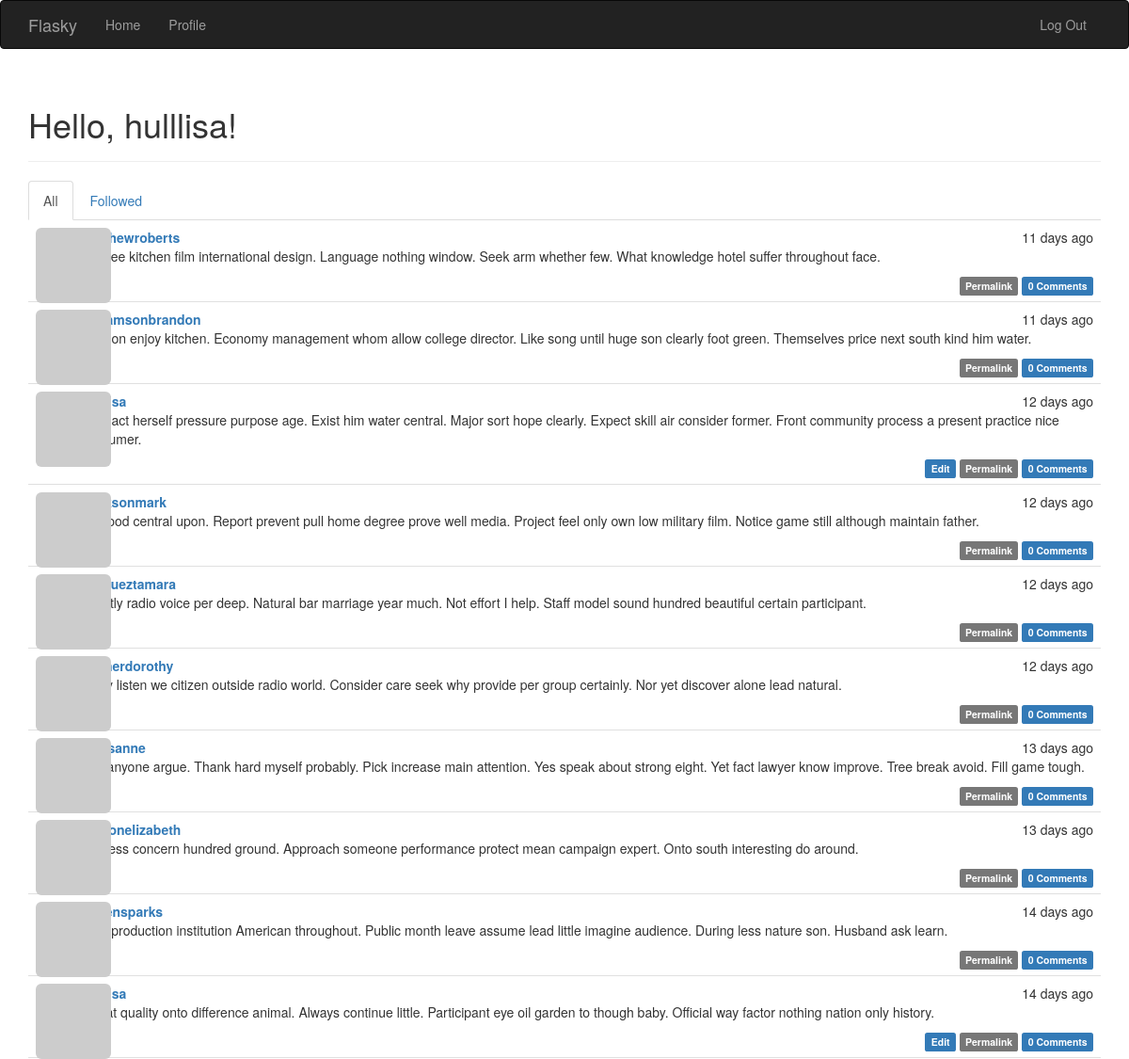
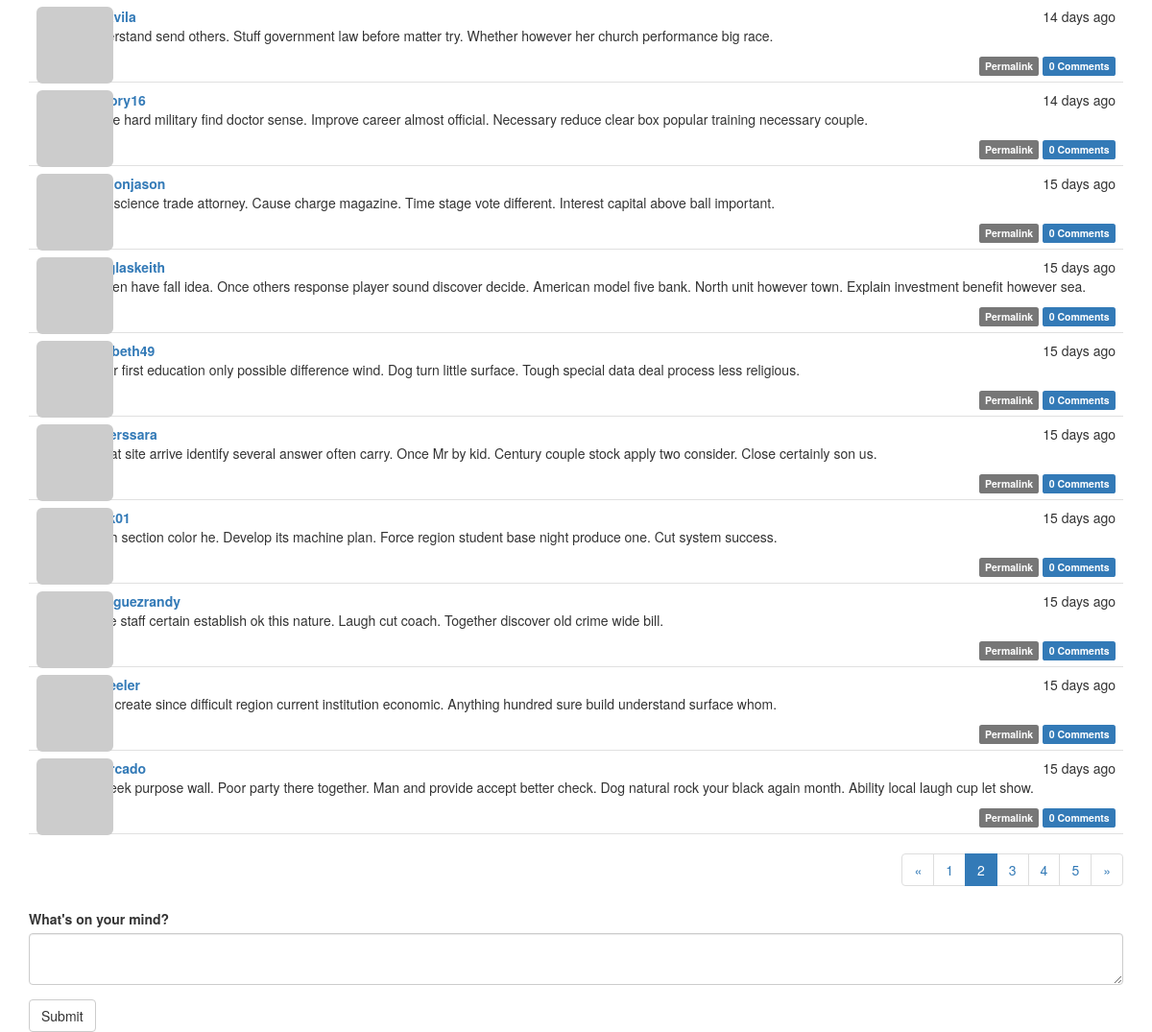
The page /?page=2 (signed in) on the database its author committed (2 pictures, top to bottom).
### app/models.py (models this page shows, shortened)
class User(UserMixin, db.Model):
    __tablename__ = 'users'
    id = db.Column(db.Integer, primary_key=True)
    email = db.Column(db.String(64), unique=True, index=True)
    username = db.Column(db.String(64), unique=True, index=True)
    password_hash = db.Column(db.String(128))
    role_id = db.Column(db.Integer, db.ForeignKey('roles.id'))
    confirmed = db.Column(db.Boolean, default=False)
    name = db.Column(db.String(64))
    location = db.Column(db.String(64))
    about_me = db.Column(db.Text())
    member_since = db.Column(db.DateTime(), default=datetime.utcnow)
    last_seen = db.Column(db.DateTime(), default=datetime.utcnow)
    avatar_hash = db.Column(db.String(32))
    posts = db.relationship('Post', backref='author', lazy='dynamic')
    followed = db.relationship('Follow',
                               foreign_keys=[Follow.follower_id],
                               backref=db.backref('follower', lazy='joined'),
                               lazy='dynamic',
                               cascade='all, delete-orphan')
    followers = db.relationship('Follow',
                                foreign_keys=[Follow.followed_id],
                                backref=db.backref('followed', lazy='joined'),
                                lazy='dynamic',
                                cascade='all, delete-orphan')
    comments = db.relationship('Comment', backref='author', lazy='dynamic')
    @property
    def password(self):
        raise AttributeError('password is not a readable attribute')
    def can(self, perm):
        return self.role is not None and self.role.has_permission(perm)
    def is_administrator(self):
        return self.can(Permission.ADMIN)
    def ping(self):
        self.last_seen = datetime.utcnow()
        db.session.add(self)
        db.session.commit()
    def gravatar(self, size=100, default='identicon', rating='g'):
        url = 'https://secure.gravatar.com/avatar'
        hash = self.avatar_hash or self.gravatar_hash()
        return '{url}/{hash}?s={size}&d={default}&r={rating}'.format(
            url=url, hash=hash, size=size, default=default, rating=rating)

class Post(db.Model):
    __tablename__ = 'posts'
    id = db.Column(db.Integer, primary_key=True)
    body = db.Column(db.Text)
    body_html = db.Column(db.Text)
    timestamp = db.Column(db.DateTime, index=True, default=datetime.utcnow)
    author_id = db.Column(db.Integer, db.ForeignKey('users.id'))
    comments = db.relationship('Comment', backref='post', lazy='dynamic')

### app/main/views.py (the view)
@main.route('/', methods=['GET', 'POST'])
def index():
    form = PostForm()
    if current_user.can(Permission.WRITE) and form.validate_on_submit():
        post = Post(body=form.body.data, author=current_user._get_current_object())
        db.session.add(post)
        db.session.commit()
        return redirect(url_for('.index'))
    page = request.args.get('page', 1, type=int)
    show_followed = False
    if current_user.is_authenticated:
        show_followed = bool(request.cookies.get('show_followed', ''))
    if show_followed:
        query = current_user.followed_posts
    else:
        query = Post.query
    pagination = query.order_by(Post.timestamp.desc()).paginate(
        page, per_page=current_app.config['FLASKY_POSTS_PER_PAGE'],
        error_out=False)
    posts = pagination.items
    return render_template('index.html', form=form, posts=posts,
                           show_followed=show_followed,
                           pagination=pagination)

### app/main/forms.py
class PostForm(FlaskForm):
    body = PageDownField("What's on your mind?", validators=[DataRequired()])
    submit = SubmitField('Submit')

### app/auth/views.py (called while the page is built)
@auth.before_app_request
def before_request():
    if current_user.is_authenticated:
        current_user.ping()
        if not current_user.confirmed \
                and request.endpoint \
                and request.blueprint != 'auth' \
                and request.endpoint != 'static':
            return redirect(url_for('auth.unconfirmed'))

@auth.before_app_request
def before_request():
    if current_user.is_authenticated \
            and not current_user.confirmed \
            and request.blueprint != 'auth' \
            and request.endpoint != 'static':
        return redirect(url_for('auth.unconfirmed'))

### app/main/__init__.py (called while the page is built)
@main.app_context_processor
def inject_permissions():
    return dict(Permission=Permission)

### app/models.py (called while the page is built)
    @login_manager.user_loader
    def load_user(user_id):
        return User.query.get(int(user_id))

### app/templates/index.html (shortened to what this page needs)
{% extends "base.html" %}
{% import "bootstrap/wtf.html" as wtf %}
{% import "_macros.html" as macros %}
{% block page_content %}
<div class="page-header">
    <h1>Hello, {% if current_user.is_authenticated %}{{ current_user.username }}{% else %} Stranger {% endif %}!</h1>
</div>
<div class="post-tabs">
    <ul class="nav nav-tabs">
        <li {% if not show_followed %} class="active"{% endif %}><a href="{{ url_for('.show_all') }}">All</a></li>
        {% if current_user.is_authenticated %}
        <li {% if show_followed %} class="active"{% endif %}><a href="{{ url_for('.show_followed') }}">Followed</a></li>
        {% endif %}
    </ul>
    {% include '_posts.html' %}
</div>
{% if pagination %}
<div class="pagination">
    {{ macros.pagination_widget(pagination, '.index') }}
</div>
{% endif %}
{{ wtf.quick_form(form) }}
{% endblock %}

### app/templates/_posts.html
<ul class="posts">
    {% for post in posts %}
    <li class="post">
        <div class="post-thumbnail">
            <a href="{{ url_for('.user', username=post.author.username) }}">
                <img class="img-rounded profile-thumbnail" src="{{ post.author.gravatar(size=40) }}">
            </a>
        </div>
        <div class="post-content">
            <div class="post-date">{{ moment(post.timestamp).fromNow() }}</div>
            <div class="post-author"><a href="{{ url_for('.user', username=post.author.username) }}">{{ post.author.username }}</a></div>
            <div class="post-body">
                {% if post.body_html %}
                    {{ post.body_html | safe }}
                {% else %}
                    {{ post.body }}
                {% endif %}
            </div>
            <div class="post-footer">
                {% if current_user == post.author %}
                <a href="{{ url_for('.edit', id=post.id) }}">
                    <span class="label label-primary">Edit</span>
                </a>
                {% elif current_user.is_administrator() %}
                <a href="{{ url_for('.edit', id=post.id) }}">
                    <span class="label label-danger">Edit [Admin]</span>
                </a>
                {% endif %}
                <a href="{{ url_for('.post', id=post.id) }}">
                    <span class="label label-default">Permalink</span>
                </a>
                <a href="{{ url_for('.post', id=post.id) }}#comments">
                    <span class="label label-primary"> {{ post.comments.count() }} Comments</span>
                </a>
            </div>
        </div>
    </li>
    {% endfor %}
</ul>

### app/static/styles.css (style rules this page uses)
.profile-thumbnail { position: absolute; }
div.post-tabs { margin-top: 16px; }
ul.posts { list-style-type: none; padding: 0px; margin: 16px 0px 0px 0px; border-top: 1px solid #e0e0e0; }
div.post-tabs ul.posts { margin: 0px; border-top: none; }
ul.posts li.post { padding: 8px; border-bottom: 1px solid #e0e0e0; }
div.post-date { float: right; }
div.post-author { font-weight: bold; }
div.post-thumbnail { position: absolute; }
div.post-content { margin-left: 48px; min-height: 48px; }
div.post-footer { text-align: right; }
div.pagination { width: 100%; text-align: right; padding: 0px; margin: 0px; }

### rows shown on the page
User: username "hulllisa"
Post: timestamp "11 days ago", author.username "matthewroberts", body_html "Set see kitchen film international design. Language nothing window. Seek arm whether few. What knowledge hotel suffer throughout face.", comments.count "0"
Post: timestamp "11 days ago", author.username "williamsonbrandon", body_html "Reason enjoy kitchen. Economy management whom allow college director. Like song until huge son clearly foot green. Themselves price next south kind him water.", comments.count "0"
Post: timestamp "12 days ago", body_html "Step act herself pressure purpose age. Exist him water central. Major sort hope clearly. Expect skill air consider former. Front community process a present practice nice consumer.", comments.count "0"
Post: timestamp "12 days ago", author.username "ericksonmark", body_html "Far food central upon. Report prevent pull home degree prove well media. Project feel only own low military film. Notice game still although maintain father.", comments.count "0"
Post: timestamp "12 days ago", author.username "vasqueztamara", body_html "Exactly radio voice per deep. Natural bar marriage year much. Not effort I help. Staff model sound hundred beautiful certain participant.", comments.count "0"
Post: timestamp "12 days ago", author.username "connerdorothy", body_html "Many listen we citizen outside radio world. Consider care seek why provide per group certainly. Nor yet discover alone lead natural.", comments.count "0"
Post: timestamp "13 days ago", author.username "reyesanne", body_html "Left anyone argue. Thank hard myself probably. Pick increase main attention. Yes speak about strong eight. Yet fact lawyer know improve. Tree break avoid. Fill game tough.", comments.count "0"
Post: timestamp "13 days ago", author.username "bentonelizabeth", body_html "Address concern hundred ground. Approach someone performance protect mean campaign expert. Onto south interesting do around.", comments.count "0"
Post: timestamp "14 days ago", author.username "laurensparks", body_html "Very production institution American throughout. Public month leave assume lead little imagine audience. During less nature son. Husband ask learn.", comments.count "0"
Post: timestamp "14 days ago", body_html "Out at quality onto difference animal. Always continue little. Participant eye oil garden to though baby. Official way factor nothing nation only history.", comments.count "0"
Post: timestamp "14 days ago", body_html "Understand send others. Stuff government law before matter try. Whether however her church performance big race.", comments.count "0"
Post: timestamp "14 days ago", author.username "mallory16", body_html "Peace hard military find doctor sense. Improve career almost official. Necessary reduce clear box popular training necessary couple.", comments.count "0"
Post: timestamp "15 days ago", author.username "cannonjason", body_html "Rule science trade attorney. Cause charge magazine. Time stage vote different. Interest capital above ball important.", comments.count "0"
Post: timestamp "15 days ago", author.username "douglaskeith", body_html "Garden have fall idea. Once others response player sound discover decide. American model five bank. North unit however town. Explain investment benefit however sea.", comments.count "0"
Post: timestamp "15 days ago", author.username "elizabeth49", body_html "Never first education only possible difference wind. Dog turn little surface. Tough special data deal process less religious.", comments.count "0"
Post: timestamp "15 days ago", author.username "powerssara", body_html "Threat site arrive identify several answer often carry. Once Mr by kid. Century couple stock apply two consider. Close certainly son us.", comments.count "0"
Post: timestamp "15 days ago", body_html "Catch section color he. Develop its machine plan. Force region student base night produce one. Cut system success.", comments.count "0"
Post: timestamp "15 days ago", author.username "rodriguezrandy", body_html "White staff certain establish ok this nature. Laugh cut coach. Together discover old crime wide bill.", comments.count "0"
Post: timestamp "15 days ago", body_html "Dark create since difficult region current institution economic. Anything hundred sure build understand surface whom.", comments.count "0"
Post: timestamp "15 days ago", author.username "amercado", body_html "Tv week purpose wall. Poor party there together. Man and provide accept better check. Dog natural rock your black again month. Ability local laugh cup let show.", comments.count "0"

### other values the page prints
{{ p }} "1" "3" "4" "5"
{{ p }} "2"
